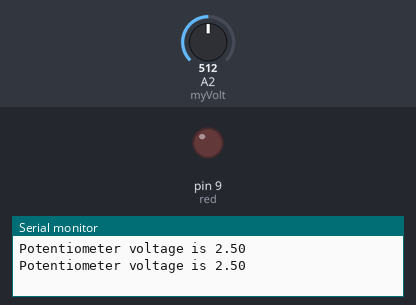
The sketch below on a simulated Arduino Uno, built with avr-gcc and run on an emulated ATmega328P. Shown: output pins drawn as LEDs (lit = HIGH), the last lines printed to the serial monitor. Inputs (shaded band) come from the test bench; at power-on: A2 (myVolt) = 512.

Above: at 2.1 s.
2.2 s: A2 (myVolt) set to 811
4.0 s: A2 (myVolt) set to 834
At 6.3 s:
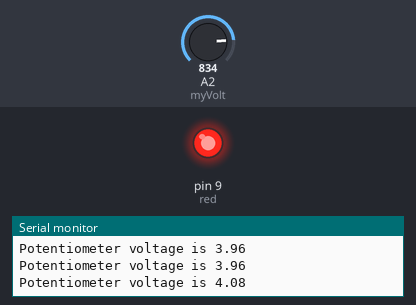
6.7 s: A2 (myVolt) set to 716
At 8.3 s:
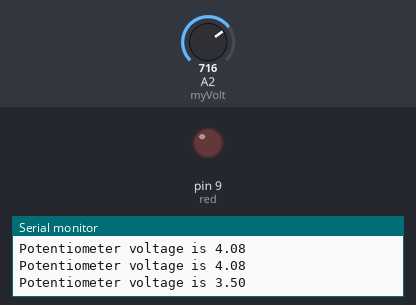
9.3 s: A2 (myVolt) set to 900
At 11.6 s:
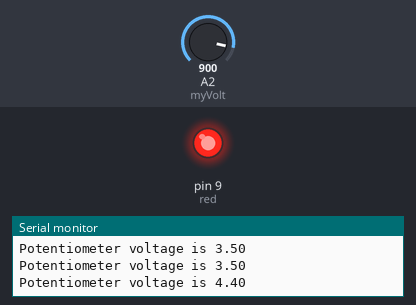
Timing chart, 0 to 12.9 s (numbered marks = the images above; inputs shaded):
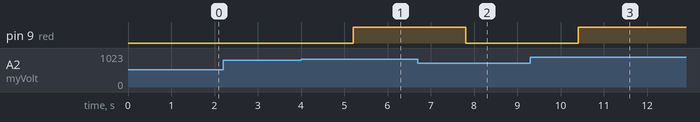

Measured:
- the behaviour switches between 818 and 819 on A2 (myVolt) (found by bisection; images 0 and 1)
- after the input at 4.0 s, pin 9 (red): LOW → HIGH after 1.2 s
- after the input at 6.7 s, pin 9 (red): HIGH → LOW after 1.1 s
- after the input at 9.3 s, pin 9 (red): LOW → HIGH after 1.1 s

The sketch:

If_statements.ino
```cpp
int myVolt =A2;
int readVal;
float v2;
int red =9;


void setup()
{


  Serial.begin(9600);
  pinMode(red,OUTPUT);
  pinMode(myVolt,INPUT);


}

void loop()
{

readVal=analogRead(myVolt);
v2=(5./1023.)*readVal;
Serial.print("Potentiometer voltage is ");
Serial.println(v2);

if(v2>4.0){

  digitalWrite(red,HIGH);


}

if(v2<4.0){

  digitalWrite(red,LOW);


}


delay(1300);


}
```
